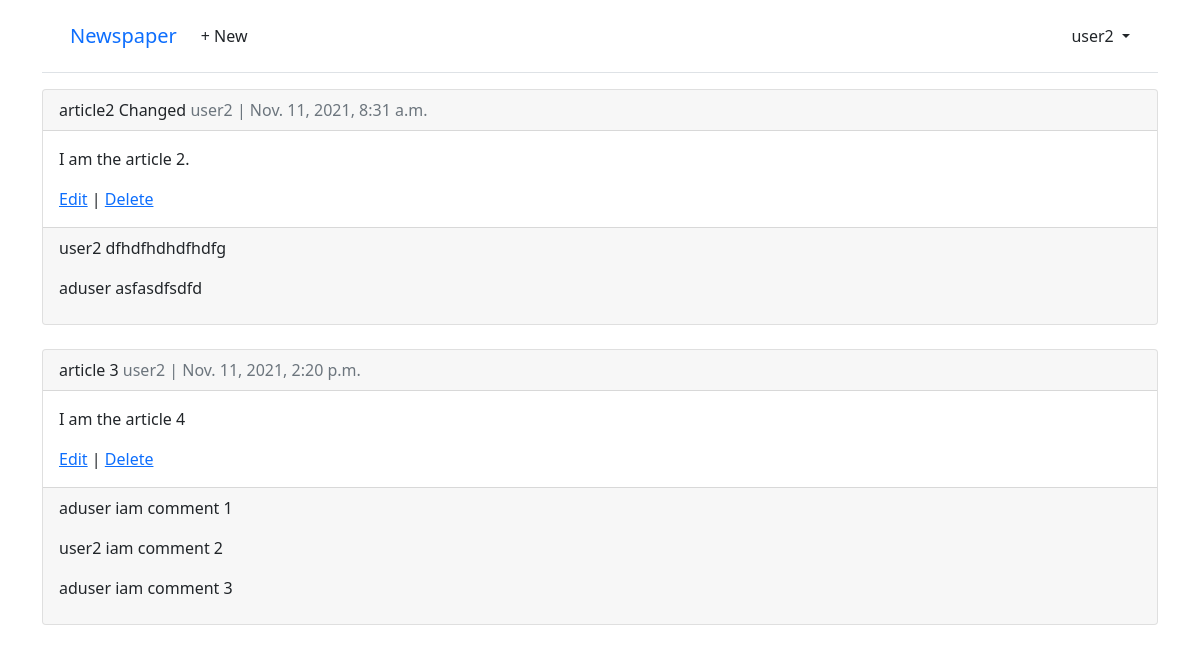
The page /articles/ (signed in) on the database its author committed.
### accounts/models.py (models this page shows)
class CustomUser(AbstractUser):
    age = models.PositiveIntegerField(blank=True, null=True)

### articles/models.py (models this page shows, shortened)
class Article(models.Model):
    title = models.CharField(max_length = 255)
    date = models.DateTimeField(auto_now_add=True)
    body = models.TextField()
    author = models.ForeignKey(get_user_model(),
                               on_delete = models.CASCADE,
                               )

class Comments(models.Model):
    article = models.ForeignKey(Article,
                                on_delete=models.CASCADE,
                                related_name = 'comments',
                                )
    body = models.TextField()
    author = models.ForeignKey(get_user_model(),
                            on_delete = models.CASCADE,
                            )

### articles/views.py (the view)
# urls.py: path('', ArticleListView.as_view(), name='article_list'),
class ArticleListView(LoginRequiredMixin, ListView):
    model = Article
    template_name = 'article_list.html'

### templates/article_list.html (shortened to what this page needs)
{% extends 'base.html' %}
{% block content %}
    {% for article in object_list %}
        <div class="card">
            <div class="card-header">
                <span class="font-weight-bold">{{ article.title }}</span>
                <span class="text-muted">{{ article.author }} | {{ article.date }}</span>
            </div>
            <div class="card-body">
                <p>
                    {{ article.body }}
                </p>
                <a href="{% url 'article_edit' article.pk %}">Edit</a> |
                <a href="{% url 'article_delete' article.pk %}">Delete</a>
            </div>
            <div class="card-footer" >
                {% for cm in article.comments.all %}
                <p>
                    <span class="font-weight-bold">
                        {{ cm.author }}
                    </span>
                    {{ cm.body }}
                </p>
                {% endfor %}
            </div>
        </div>
        <br/>
    {% endfor %}
{% endblock content %}

### templates/base.html (shortened to what this page needs)
<!DOCTYPE html>
{% load static %}
<html lang="en">
<head>
    <link href="https://cdn.jsdelivr.net/npm/bootstrap@5.1.3/dist/css/bootstrap.min.css" rel="stylesheet">
</head>
<body>
<div class="container">
  <header class="p-3 mb-3 border-bottom">
    <div class="container">
      <div class="d-flex flex-wrap align-items-center justify-content-center justify-content-lg-start">
        <a class="navbar-brand" href="{% url 'home' %}">Newspaper</a>
        <ul class="nav col-12 col-lg-auto me-lg-auto mb-2 justify-content-center mb-md-0">
        {% if user.is_authenticated %}
          <li><a href="{% url 'article_create' %}" class="nav-link px-2 link-dark">+ New</a></li>
        </ul>
        <div class="dropdown text-end">
          <a href="#" class="d-block link-dark text-decoration-none dropdown-toggle" id="dropdownUser1" data-bs-toggle="dropdown" aria-expanded="false">
            {{ user.username }}
          </a>
        </div>
        {% else %}
        </ul>
        <div class="text-end">
          <a href="{% url 'login' %}" class="btn btn-outline-primary me-2">Log In</a>
          <a href="{% url 'signup' %}" class="btn btn-primary">Sign Up</a>
        </div>
        {% endif %}
      </div>
    </div>
  </header>
</div>
  <main>
      <div class="container">
          {% block content %}
          {% endblock content %}
      </div>
  </main>
</body>
</html>

### rows shown on the page
CustomUser: username "user2"
Article: title "article2 Changed", author "user2", date "Nov. 11, 2021, 8:31 a.m.", body "I am the article 2."
Comments: author "user2", body "dfhdfhdhdfhdfg"
Comments: author "aduser", body "asfasdfsdfd"
Article: title "article 3", author "user2", date "Nov. 11, 2021, 2:20 p.m.", body "I am the article 4"
Comments: author "aduser", body "iam comment 1"
Comments: author "user2", body "iam comment 2"
Comments: author "aduser", body "iam comment 3"
